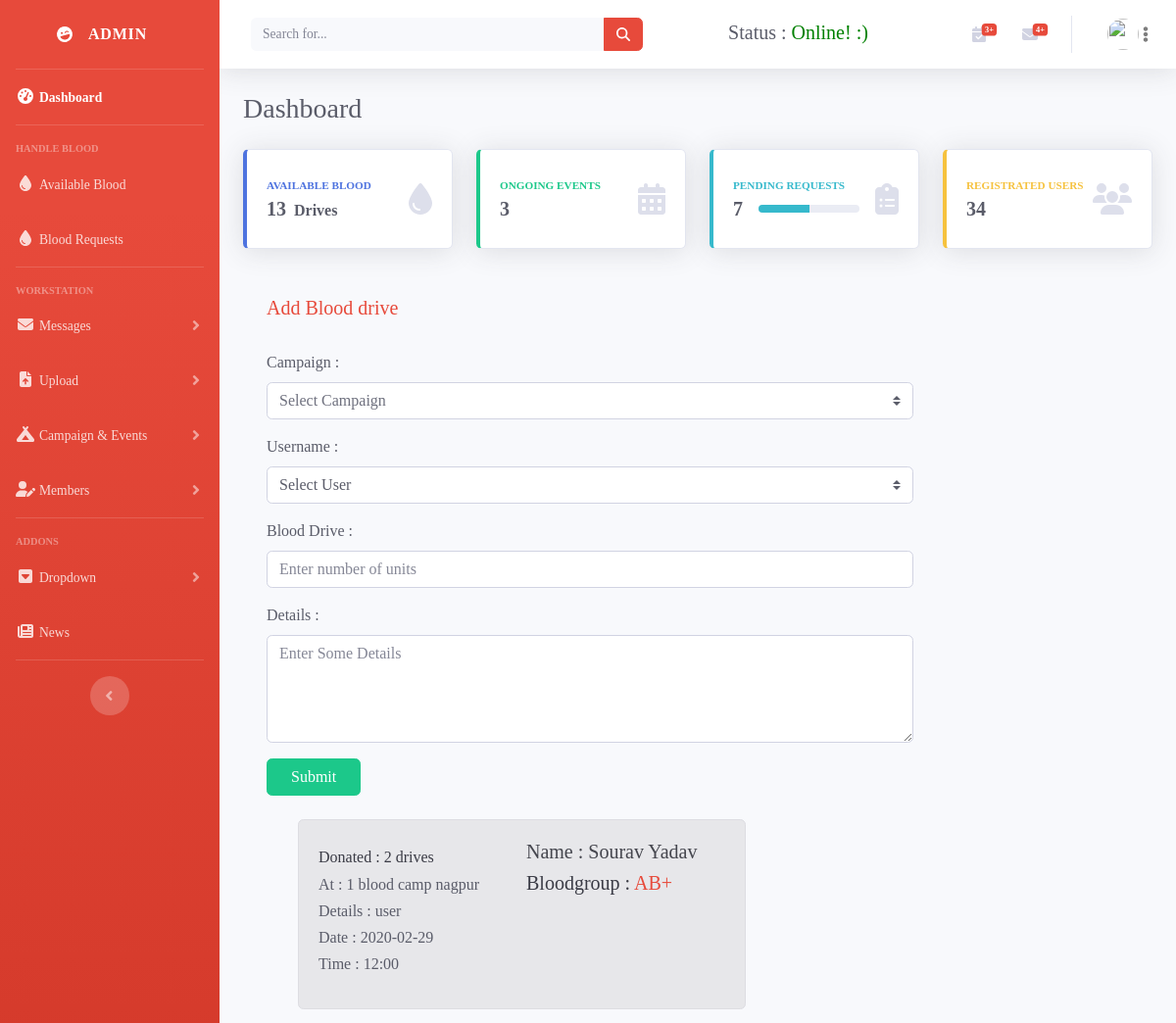
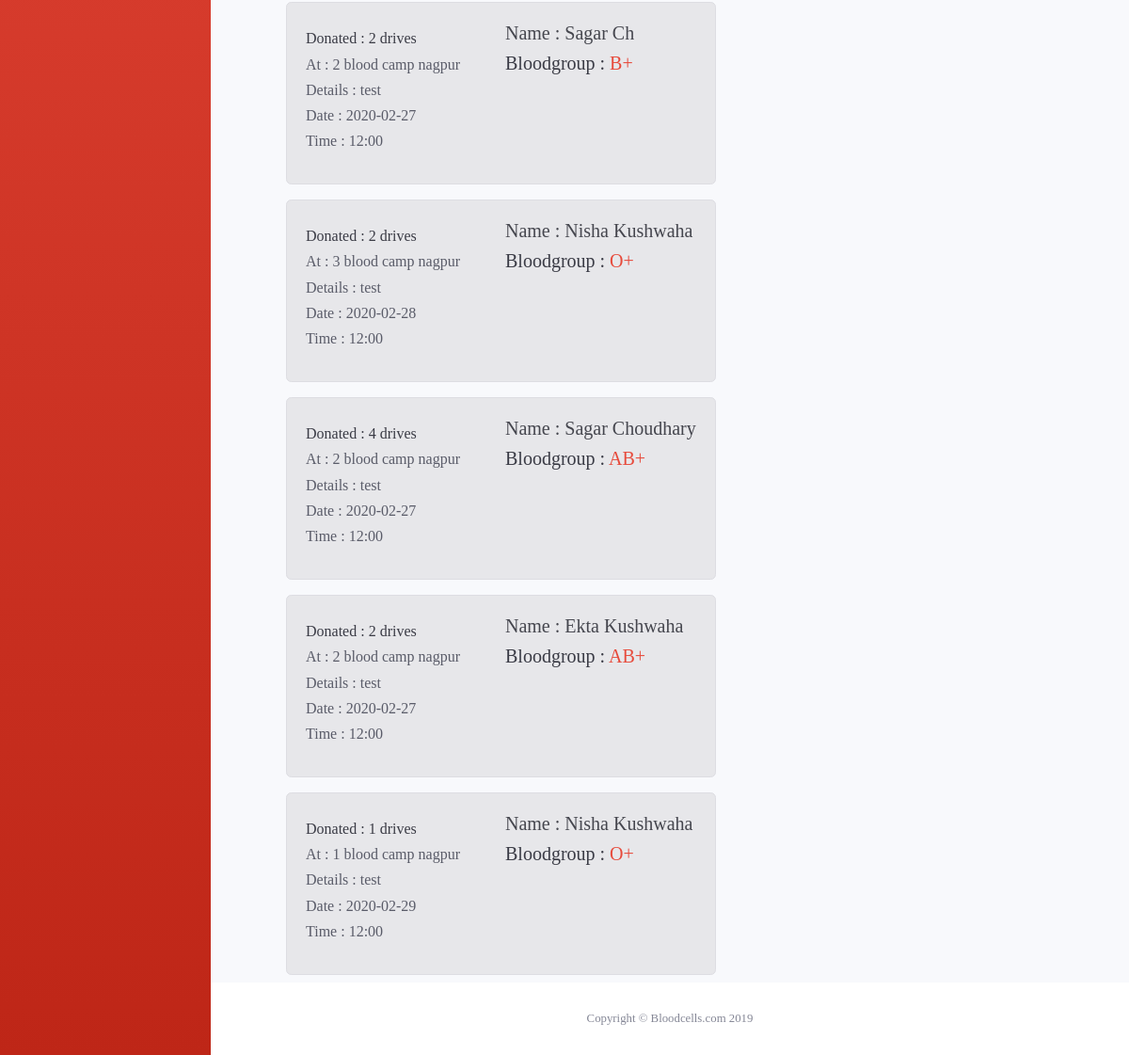
The app's page /admin/index.php with its own data (2 pictures, top to bottom).
### tables this page shows
CREATE TABLE `blooddrive` (
  `id` int(11) NOT NULL,
  `campaign` text NOT NULL,
  `user` text NOT NULL,
  `bloodgroup` text NOT NULL,
  `drives` int(11) NOT NULL,
  `details` text NOT NULL
);

CREATE TABLE `camps` (
  `id` int(10) NOT NULL,
  `title` text NOT NULL,
  `organised_by` text NOT NULL,
  `address` text NOT NULL,
  `date` text NOT NULL,
  `time` text NOT NULL,
  `poster` text NOT NULL,
  `details` text NOT NULL
);

CREATE TABLE `user_reg` (
  `id` int(10) NOT NULL,
  `fname` text NOT NULL,
  `lname` text NOT NULL,
  `bgroup` varchar(20) NOT NULL,
  `gender` text NOT NULL,
  `age` int(3) NOT NULL,
  `email` varchar(40) NOT NULL,
  `pincode` int(6) NOT NULL,
  `mobno` bigint(11) NOT NULL,
  `state` text NOT NULL,
  `district` text NOT NULL,
  `city` text NOT NULL,
  `pwd` varchar(40) NOT NULL
);

### admin/index.php (the view, shortened to what this page needs)
<?php include('include/header.php'); ?>
</head>
<body id="page-top">
<?php include('include/sidebar.php'); ?>
    <div id="content-wrapper" class="d-flex flex-column">
      <div id="content">
<?php
include('include/topbar.php');
?>
        <div class="container-fluid">
<div class="">
          <div class="d-sm-flex align-items-center justify-content-between mb-4">
            <h1 class="h3 mb-0 text-gray-800">Dashboard</h1>
          </div>
          <div class="row">
<?php
  $mysqli = new mysqli('localhost','root','','bloodcells') or die(mysqli_error($mysqli));
  $bdrive = $mysqli->query("SELECT SUM(drives) AS sumdrive FROM blooddrive") or die($mysqli->error);
  $row = $bdrive->fetch_assoc();
?>
            <div class="col-xl-3 col-md-6 mb-4" >
              <a href="availableblood.php" title="" class="text-decoration-none">
                <div class="card border-left-primary shadow h-100 py-2">
                  <div class="card-body">
                    <div class="row no-gutters align-items-center">
                      <div class="col mr-2">
                        <div class="text-xs font-weight-bold text-primary text-uppercase mb-1">Available Blood</div>
                        <div class="h5 mb-0 font-weight-bold text-gray-800"><?php echo $row['sumdrive']; ?><small class="font-weight-bold"> &nbsp;Drives</small></div>
                      </div>
                      <div class="col-auto">
                        <i class="fas fa-tint fa-2x text-gray-300"></i>
                      </div>
                    </div>
                  </div>
                </div>
                </a>
              </div>
<?php
      $conn = mysqli_connect('localhost','root');
      mysqli_select_db($conn,'bloodcells');
      $query = "SELECT * FROM `camps`;";
      $result = mysqli_query($conn, $query);
    $num = mysqli_num_rows($result);
    ?>
            <div class="col-xl-3 col-md-6 mb-4">
              <a href="all_camps.php" title="" class="text-decoration-none">
              <div class="card border-left-success shadow h-100 py-2">
                <div class="card-body">
                  <div class="row no-gutters align-items-center">
                    <div class="col mr-2">
                      <div class="text-xs font-weight-bold text-success text-uppercase mb-1">Ongoing Events</div>
                      <div class="h5 mb-0 font-weight-bold text-gray-800"><?php echo $num; ?></div>
                    </div>
                    <div class="col-auto">
                      <i class="fas fa-calendar-alt fa-2x text-gray-300"></i>
                    </div>
                  </div>
                </div>
              </div>
            </a>
            </div>
  <?php
      $conn = mysqli_connect('localhost','root');
      mysqli_select_db($conn,'bloodcells');
      $query = "SELECT * FROM `request`;";
      $result = mysqli_query($conn, $query);
    $num = mysqli_num_rows($result);
    ?>
            <div class="col-xl-3 col-md-6 mb-4">
              <a href="requests.php" title="" class="text-decoration-none">
              <div class="card border-left-info shadow h-100 py-2">
                <div class="card-body">
                  <div class="row no-gutters align-items-center">
                    <div class="col mr-2">
                      <div class="text-xs font-weight-bold text-info text-uppercase mb-1">Pending Requests</div>
                      <div class="row no-gutters align-items-center">
                        <div class="col-auto">
                          <div class="h5 mb-0 mr-3 font-weight-bold text-gray-800"><?php echo $num; ?></div>
                        </div>
                        <div class="col">
                          <div class="progress progress-sm mr-2">
                            <div class="progress-bar bg-info" role="progressbar" style="width: 50%" aria-valuenow="50" aria-valuemin="0" aria-valuemax="100"></div>
                          </div>
                        </div>
                      </div>
                    </div>
                    <div class="col-auto">
                      <i class="fas fa-clipboard-list fa-2x text-gray-300"></i>
                    </div>
                  </div>
                </div>
              </div>
            </a>
            </div>
    <?php
      $conn = mysqli_connect('localhost','root');
      mysqli_select_db($conn,'bloodcells');
      $query = "SELECT * FROM `user_reg`;";
      $result = mysqli_query($conn, $query);
    $num = mysqli_num_rows($result);
    ?>
            <div class="col-xl-3 col-md-6 mb-4">
              <a href="all_member.php" title="" class="text-decoration-none">
              <div class="card border-left-warning shadow h-100 py-2">
                <div class="card-body">
                  <div class="row no-gutters align-items-center">
                    <div class="col mr-2">
                      <div class="text-xs font-weight-bold text-warning text-uppercase mb-1">Registrated Users</div>
                      <div class="h5 mb-0 font-weight-bold text-gray-800"><?php echo $num; ?></div>
                    </div>
                    <div class="col-auto">
                      <i class="fas fa-users fa-2x text-gray-300"></i>
                    </div>
                  </div>
                </div>
              </div>
            </div>
          </div>
</div>
<div class="container mt-4 text-dark">
  <label class="h5 text-danger">Add Blood drive</label>
<?php require_once 'blooddrive/server.php'; ?>
  <div>
<form action="blooddrive/server.php" method="POST" class="mt-4 w-75 was-validate text-dark" accept-charset="utf-8">
  <div>
<?php
    $mysqli = new mysqli('localhost','root','','bloodcells') or die(mysqli_error($mysqli));
?>
        <div class="form-group">
          <label for="camps">Campaign&#32;&#58;&#32;</label>
          <select name="camps" class="custom-select form-control" autocomplete="off" required>
            <option value="" selected="" disabled="">Select&#32;Campaign</option>
          </select>
        </div>
  </div>
      <div>
<?php
    $mysqli = new mysqli('localhost','root','','bloodcells') or die(mysqli_error($mysqli));
?>
        <div class="form-group">
          <label for="user">Username&#32;&#58;&#32;</label>
          <select name="user" class="custom-select form-control text-dark" autocomplete="off" required>
            <option value="" selected="" disabled="">Select&#32;User</option>
          </select>
        </div>
  </div>
  <div class="form-group">
    <label for="drive">Blood&#32;Drive&#32;&#58;&#32;</label>
    <input type="number" class="form-control" required name="nosunits" placeholder="Enter number of units">
  </div>
  <div class="form-group">
    <label for="details">Details&#32;&#58;&#32;</label>
    <textarea name="details" rows="4" placeholder="Enter Some Details" class="form-control" required></textarea>
  </div>
<div>
  <button type="submit" name="submitdrive" class="btn btn-success px-4">Submit</button>
</div>
    </form>
  </div>
</div>
<div class="container">
    <div id="" class="d-flex flex-column">
        <div class="container-fluid mt-3">
  <table>
<?php
$mysqli = new mysqli('localhost','root','','bloodcells') or die(mysqli_error($mysqli));
$user = $mysqli->query("SELECT * FROM `blooddrive` ORDER BY id DESC") or die($mysqli->error);
$num = mysqli_num_rows($user); ?>
<?php while ($details = $user->fetch_assoc()): ?>
<tbody id="myTable">
     <tr>
<td>
<div>
    <div class="card m-2 alert-secondary">
      <div class="card-body">
          <div class="row">
            <div class="col-auto h6">
            <div class="text-gray-900 my-2">Donated&#32;&#58;&#32;<?php echo $details['drives']." drives"; ?></div>
            <div class="text-gray-800 my-2">At&#32;&#58;&#32;<?php echo $details['campaign']; ?></div>
            <div class="font-weight-normal text-gray-800 my-2">Details&#32;&#58;&#32;<?php echo $details['details']; ?></div>
<?php
$camp = $details['campaign'];
  $mysqli = new mysqli('localhost','root','','bloodcells') or die(mysqli_error($mysqli));
  $result = $mysqli->query("SELECT * FROM camps WHERE `title`='$camp' ORDER BY id DESC") or die($mysqli->error);
  while ($date = $result->fetch_assoc()):
?>
            <div class="text-gray-800 my-2">Date&#32;&#58;&#32;<?php echo $date['date']; ?></div>
            <div class="text-gray-800 my-2">Time&#32;&#58;&#32;<?php echo $date['time']; ?></div>
            </div>
      <div class="col-auto">
<?php
 $emailuser = $details['user'];
 $mysqli = new mysqli('localhost','root','','bloodcells') or die(mysqli_error($mysqli));
 $userdetails = $mysqli->query("SELECT * FROM `user_reg` WHERE `email`='$emailuser'") or die($mysqli->error);
 while($getname = $userdetails->fetch_assoc()):
?>
              <div class="h5 ml-4 text-capitalize">Name : <?php echo $getname['fname']." ".$getname['lname']; ?></div>
              <div class="h5 ml-4  text-danger"><span class="text-gray-900">Bloodgroup : </span><?php echo " ".$getname['bgroup']; ?></div>
            </div>
          </div>
      </div>
    </div>
</div>
<?php endwhile; ?>
<?php endwhile; ?>
<?php endwhile; ?>
</td>
</tr>
            </tbody>
             </table>
        </div>
    </div>
</div>
        </div>
      </div>
<?php
include('include/footer.php');
?>
    </div>
</body>
</html>

### admin/message_assets/message.css (style rules this page uses)
* { margin: 0; padding: 0; box-sizing: border-box; font-family: Hind-Medium; }

### records on screen
blooddrive: drives "2", campaign "1 blood camp nagpur", details "user"
camps: date "2020-02-29", time "12:00"
user_reg: fname "Sourav", lname "Yadav", bgroup "AB+"
blooddrive: drives "2", campaign "2 blood camp nagpur", details "test"
camps: date "2020-02-27", time "12:00"
user_reg: fname "Sagar", lname "Ch", bgroup "B+"
blooddrive: drives "2", campaign "3 blood camp nagpur", details "test"
camps: date "2020-02-28", time "12:00"
user_reg: fname "Nisha", lname "Kushwaha", bgroup "O+"
blooddrive: drives "4", campaign "2 blood camp nagpur", details "test"
user_reg: fname "Sagar", lname "Choudhary", bgroup "AB+"
blooddrive: drives "2", campaign "2 blood camp nagpur", details "test"
user_reg: fname "Ekta", lname "Kushwaha", bgroup "AB+"
blooddrive: drives "1", campaign "1 blood camp nagpur", details "test"

### other values on screen
$qfourplus "+"
$fourplus "+"
$row['sumdrive'] "13"
$num "3"
$num "7"
$num "34"
